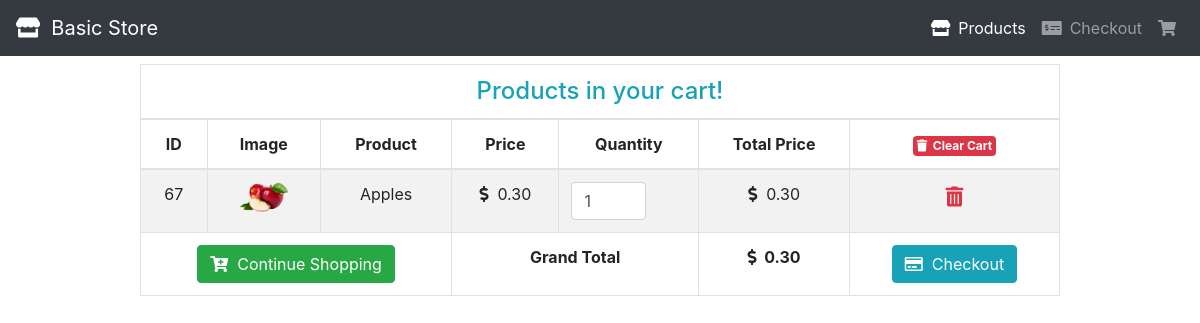
The app's page /cart.php with its own data.
### tables this page shows
CREATE TABLE `cart` (
  `id` int(11) NOT NULL,
  `product_name` varchar(100) NOT NULL,
  `product_price` varchar(50) NOT NULL,
  `product_image` varchar(255) NOT NULL,
  `qty` int(10) NOT NULL,
  `total_price` varchar(100) NOT NULL,
  `product_code` varchar(10) NOT NULL
);

### cart.php (the view, shortened to what this page needs)
<!DOCTYPE html>
<html lang="en">
<head>
  <link rel='stylesheet' href='https://cdnjs.cloudflare.com/ajax/libs/twitter-bootstrap/4.5.2/css/bootstrap.min.css' />
  <link rel='stylesheet' href='https://cdnjs.cloudflare.com/ajax/libs/font-awesome/5.9.0/css/all.min.css' />
</head>
<body>
  <nav class="navbar navbar-expand-md bg-dark navbar-dark">
    <a class="navbar-brand" href="index.php"><i class="fas fa-store"></i>&nbsp;&nbsp;Basic Store</a>
    <div class="collapse navbar-collapse" id="collapsibleNavbar">
      <ul class="navbar-nav ml-auto">
        <li class="nav-item">
          <a class="nav-link active" href="index.php"><i class="fas fa-store mr-2"></i>Products</a>
        </li>
        <li class="nav-item">
          <a class="nav-link" href="checkout.php"><i class="fas fa-money-check-alt mr-2"></i>Checkout</a>
        </li>
        <li class="nav-item">
          <a class="nav-link" href="cart.php"><i class="fas fa-shopping-cart"></i> <span id="cart-item" class="badge badge-danger"></span></a>
        </li>
      </ul>
    </div>
  </nav>
  <div class="container">
    <div class="row justify-content-center">
      <div class="col-lg-10">
        <div class="table-responsive mt-2">
          <table class="table table-bordered table-striped text-center">
            <thead>
              <tr>
                <td colspan="7">
                  <h4 class="text-center text-info m-0">Products in your cart!</h4>
                </td>
              </tr>
              <tr>
                <th>ID</th>
                <th>Image</th>
                <th>Product</th>
                <th>Price</th>
                <th>Quantity</th>
                <th>Total Price</th>
                <th>
                  <a href="action.php?clear=all" class="badge-danger badge p-1" onclick="return confirm('Are you sure want to clear your cart?');"><i class="fas fa-trash"></i>&nbsp;&nbsp;Clear Cart</a>
                </th>
              </tr>
            </thead>
            <tbody>
              <?php
                require 'config.php';
                $stmt = $conn->prepare('SELECT * FROM cart');
                $stmt->execute();
                $result = $stmt->get_result();
                $grand_total = 0;
                $actual_link = (isset($_SERVER['HTTPS']) && $_SERVER['HTTPS'] === 'on' ? "https" : "http") . "://$_SERVER[HTTP_HOST]";
                while ($row = $result->fetch_assoc()):
              ?>
              <tr>
                <td><?= $row['id'] ?></td>
                <td><img src="<?= $actual_link.'/shopping-cart/'.$row['product_image'] ?>" width="50"></td>
                <td><?= $row['product_name'] ?></td>
                <td>
                  <i class="fas fa-dollar-sign"></i>&nbsp;&nbsp;<?= number_format($row['product_price'],2); ?>
                </td>
                <td>
                  <input type="number" class="form-control itemQty" value="<?= $row['qty'] ?>" style="width:75px;">
                </td>
                <td><i class="fas fa-dollar-sign"></i>&nbsp;&nbsp;<?= number_format($row['total_price'],2); ?></td>
                <td>
                  <a href="action.php?remove=<?= $row['id'] ?>" class="text-danger lead" onclick="return confirm('Are you sure want to remove this item?');"><i class="fas fa-trash-alt"></i></a>
                </td>
              </tr>
              <?php $grand_total += $row['total_price']; ?>
              <?php endwhile; ?>
              <tr>
                <td colspan="3">
                  <a href="index.php" class="btn btn-success"><i class="fas fa-cart-plus"></i>&nbsp;&nbsp;Continue
                    Shopping</a>
                </td>
                <td colspan="2"><b>Grand Total</b></td>
                <td><b><i class="fas fa-dollar-sign"></i>&nbsp;&nbsp;<?= number_format($grand_total,2); ?></b></td>
                <td>
                  <a href="checkout.php" class="btn btn-info <?= ($grand_total > 0) ? '' : 'disabled'; ?>"><i class="far fa-credit-card"></i>&nbsp;&nbsp;Checkout</a>
                </td>
              </tr>
            </tbody>
          </table>
        </div>
      </div>
    </div>
  </div>
</body>
</html>

### records on screen
cart: id "67", product_image (picture), product_name "Apples", product_price "0.30", qty "1", total_price "0.30"

### other values on screen
$grand_total "0.30"
